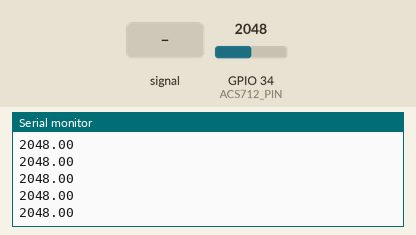
The program below on a simulated ESP32. Parts: the last lines printed to the serial monitor. The test bench sets the inputs (shaded band); at power-on: GPIO 34 (ACS712_PIN) = 2048.

Above: at 5.8 s.
5.9 s: GPIO 34 (ACS712_PIN) fed a 200 Hz sine of ±327 counts around its level
At 7.11 s:
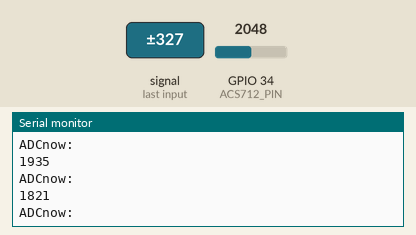
8.6 s: GPIO 34 (ACS712_PIN) set to 2866
At 9.9 s:
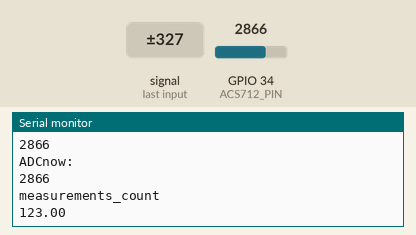
Timing chart, 0 to 11.6 s (numbered marks = the images above; inputs shaded):
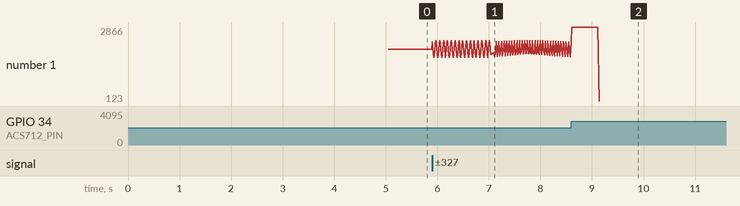

The program:

main.cpp
```cpp
// Thư viện: https://github.com/rkoptev/ACS712-arduino
#include <Arduino.h>
#define ACS712_PIN 34
#define ADC_SCALE 4095
#define VREF 3.3
#define sensitivity 0.066
#define frequency 50

float I_rms, ZeroPoint, I_zero;

void calibrate()
{

  float period = 1000000 / frequency;
  float t_start = micros();

  float ADCsum = 0, measurements_count = 0;
  float ADCnow;

  while (micros() - t_start < 100 * period)
  {

    ADCnow = analogRead(ACS712_PIN);
    Serial.println(ADCnow);
    ADCsum += ADCnow * ADCnow;
    measurements_count++;
  }

  float zero = sqrt(ADCsum / measurements_count);
  ZeroPoint = zero;
  Serial.print("ZeroPoint: ");
  Serial.println(ZeroPoint);
}

float getCurrentAC()
{
  float period = 1000000 / frequency;
  float ADCsum = 0, measurements_count = 0;
  float ADCnow;
  while (analogRead(ACS712_PIN) <= ZeroPoint || analogRead(ACS712_PIN) >= ZeroPoint + 1)
  {
  }
  float t_start = micros();

  while (micros() - t_start < 100 * period)
  {
    ADCnow = analogRead(ACS712_PIN) - ZeroPoint;
    Serial.println("ADCnow: ");
    Serial.println(analogRead(ACS712_PIN));
    ADCsum += ADCnow * ADCnow;
    measurements_count++;
  }
  Serial.println("measurements_count");
  Serial.println(measurements_count);

  float Irms = (sqrt(ADCsum / measurements_count) / ADC_SCALE * VREF / sensitivity) * 1000;
  return Irms;
}

void setup()
{

  Serial.begin(9600);
  adcAttachPin(34);
  delay(5000);
  adcAttachPin(ACS712_PIN);
  Serial.println("Đảm bảo không có dòng điện đi qua cảm biến trong quá trình cân bằng");
  Serial.println("Calibrating...");
  calibrate();
  I_zero = getCurrentAC();
  // Serial.print("I_zero: ");
  // Serial.print(I_zero);
  // Serial.println("mA");
  // Serial.println("Quá trình cân bằng hoàn tất!!!");
}

void loop()
{
  // float I_rms = getCurrentAC(); //Đo dòng AC
  // if (I_rms > I_zero)
  // {
  //   I_rms = I_rms - I_zero + 50;
  // }
  // else
  // {
  //   I_rms = 0;
  // }
  // Serial.print("I_zero: ");
  // Serial.print(I_zero, 4);
  // Serial.println("mA");
  // Serial.print("I_rms = ");
  // Serial.print(I_rms, 4);
  // Serial.println(" mA");
  // Serial.println("-----------");
}
```

Measured:
- after the input at 5.9 s, the serial monitor: prints a new line at once (image 1)
- plotted number 1: 2048 → 2308 after the input at 5.9 s
